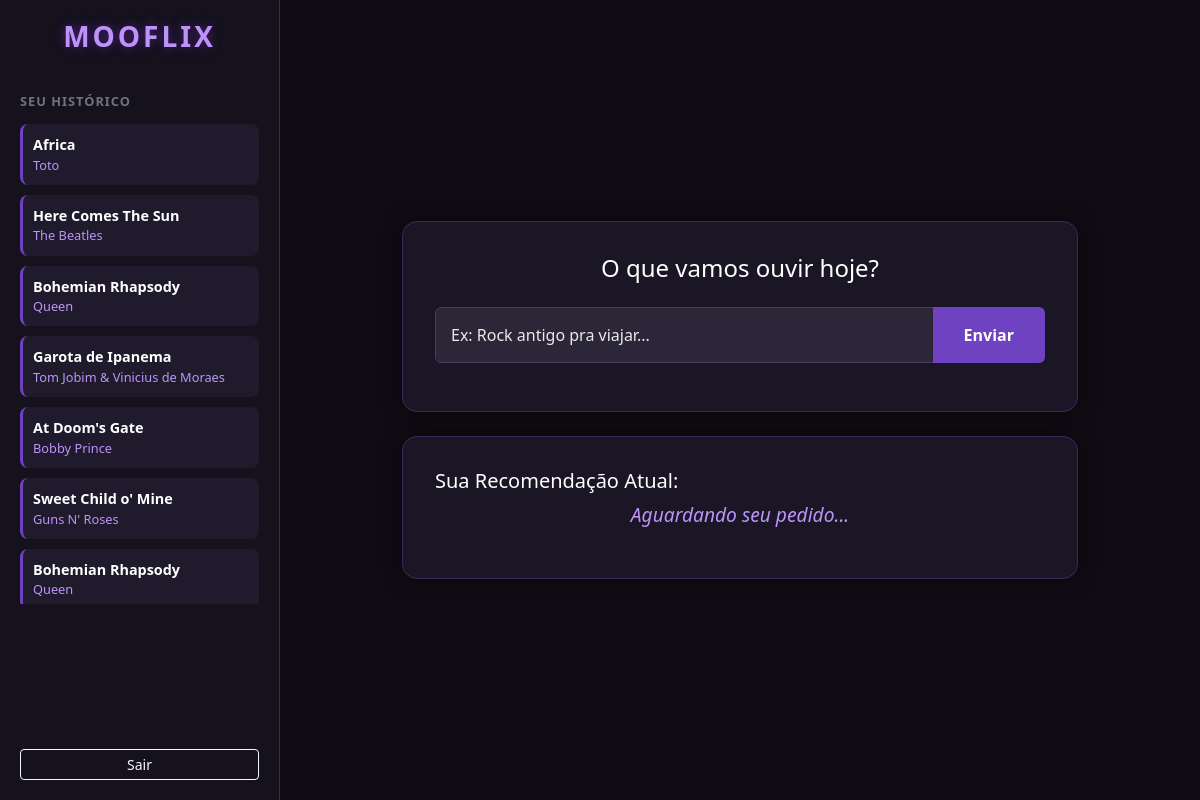
Before: /dashboard (signed in) with the older database file.
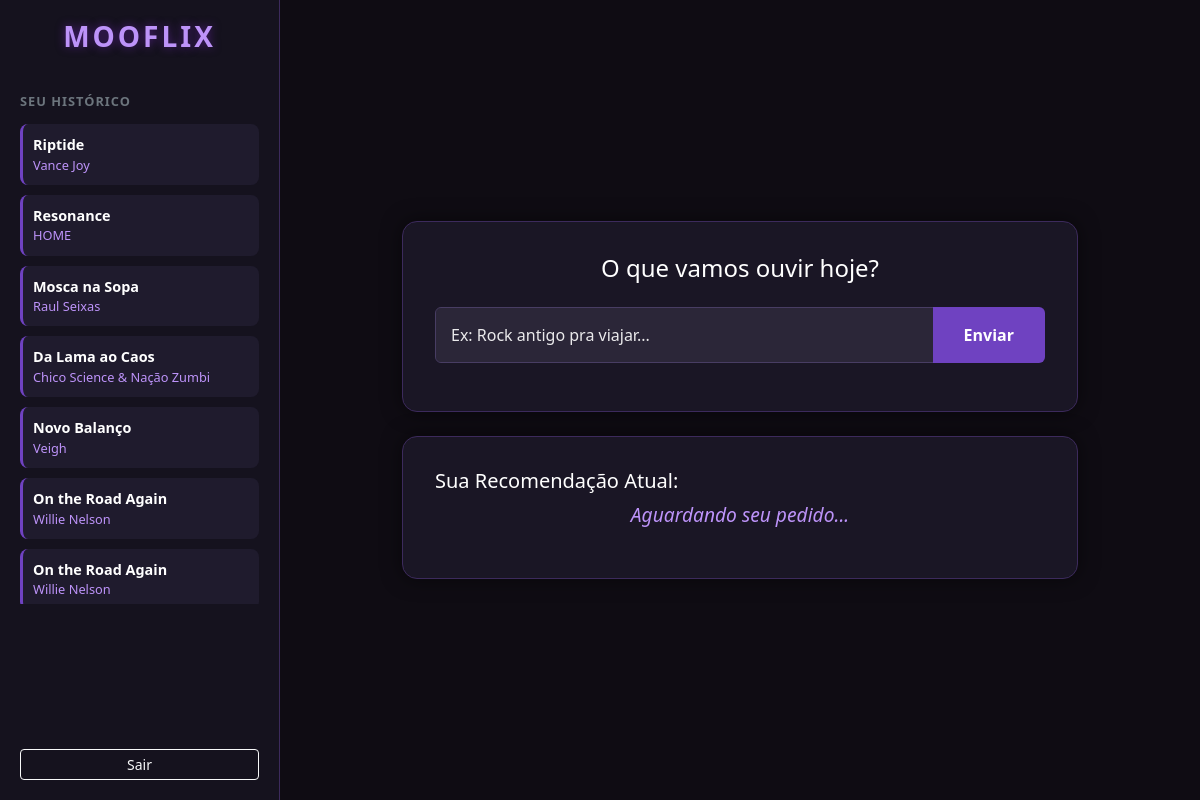
After: the same page with the newer database file.
### tables this page shows
CREATE TABLE sugestoes (
    id INTEGER NOT NULL PRIMARY KEY AUTOINCREMENT,
    id_usuario INTEGER NOT NULL,
    nome_musica VARCHAR(200) NOT NULL,
    artista VARCHAR(200), 
    data_sugestao DATETIME DEFAULT CURRENT_TIMESTAMP,
    FOREIGN KEY (id_usuario) REFERENCES usuarios(id)
);

### main.py (the view, shortened to what this page needs)
@app.route('/dashboard', methods=['GET', 'POST'])
def dashboard():
    if 'id_usuario' not in session:
        return redirect(url_for('login'))
    sugestao_resposta = None
    id_logado = session['id_usuario']
    conn = get_db_connection()
    historico_db = conn.execute('SELECT * FROM sugestoes WHERE id_usuario = ? ORDER BY id DESC LIMIT 10', (id_logado,)).fetchall()
    conn.close()
    return render_template("Principal/principal.html", sugestao=sugestao_resposta, historico=historico_db)

### main.py (called while the page is built)
def get_db_connection():
    conn = sqlite3.connect('banco.db')
    conn.row_factory = sqlite3.Row
    return conn

### templates/Principal/principal.html (shortened to what this page needs)
<!DOCTYPE html>
<html lang="pt-br">
<head>
    <link href="https://cdn.jsdelivr.net/npm/bootstrap@5.3.3/dist/css/bootstrap.min.css" rel="stylesheet">
    <link rel="stylesheet" href="{{ url_for('static', filename='principal_estilo.css') }}">
</head>
<body>
    <div class="dashboard-wrapper">
        <nav class="sidebar">
            <div class="sidebar-header">
                <h3>MOOFLIX</h3>
            </div>
            <div class="history-section">
                <h6>SEU HISTÓRICO</h6>
                <ul>
                    {% for item in historico %}
                    <li>
                        <span class="music-name">{{ item['nome_musica'] }}</span>
                        <span class="artist-name">{{ item['artista'] }}</span>
                    </li>
                    {% else %}
                    <li style="color: #666;">Nada por aqui ainda...</li>
                    {% endfor %}
                </ul>
            </div>
            <div class="logout-section">
                <a href="/login" class="btn btn-outline-light btn-sm w-100">Sair</a>
            </div>
        </nav>
        <main class="main-content">
            <div class="container">
                <div class="row justify-content-center">
                    <div class="col-md-10">
                        <div class="card-custom mb-4">
                            <h4 class="text-center mb-4">O que vamos ouvir hoje?</h4>
                            <form action="/dashboard" method="POST">
                                <div class="input-group mb-3">
                                    <input type="text" name="gosto_usuario" class="form-control input-neon" placeholder="Ex: Rock antigo pra viajar..." required>
                                    <button class="btn btn-roxo" type="submit">Enviar</button>
                                </div>
                            </form>
                        </div>
                        <div class="response-box">
                            <h5 class="response-title">Sua Recomendação Atual:</h5>
                            <div class="response-content">
                                <p class="highlight-text">
                                    {{ sugestao if sugestao else "Aguardando seu pedido..." }}
                                </p>
                            </div>
                        </div>
                    </div>
                </div>
            </div>
        </main>
    </div>
</body>
</html>

Changed rows visible on the page:
no longer on this page (row unchanged): sugestoes: nome_musica "Africa", artista "Toto"
no longer on this page (row unchanged): sugestoes: nome_musica "Here Comes The Sun", artista "The Beatles"
no longer on this page (row unchanged): sugestoes: nome_musica "Bohemian Rhapsody", artista "Queen"
no longer on this page (row unchanged): sugestoes: nome_musica "Garota de Ipanema", artista "Tom Jobim & Vinicius de Moraes"
no longer on this page (row unchanged): sugestoes: nome_musica "At Doom's Gate", artista "Bobby Prince"
no longer on this page (row unchanged): sugestoes: nome_musica "Sweet Child o' Mine", artista "Guns N' Roses"
no longer on this page (row unchanged): sugestoes: nome_musica "Bohemian Rhapsody", artista "Queen"
added sugestoes: nome_musica "Riptide", artista "Vance Joy"
added sugestoes: nome_musica "Resonance", artista "HOME"
added sugestoes: nome_musica "Mosca na Sopa", artista "Raul Seixas"
added sugestoes: nome_musica "Da Lama ao Caos", artista "Chico Science & Nação Zumbi"
added sugestoes: nome_musica "Novo Balanço", artista "Veigh"
added sugestoes: nome_musica "On the Road Again", artista "Willie Nelson"
added sugestoes: nome_musica "On the Road Again", artista "Willie Nelson"
